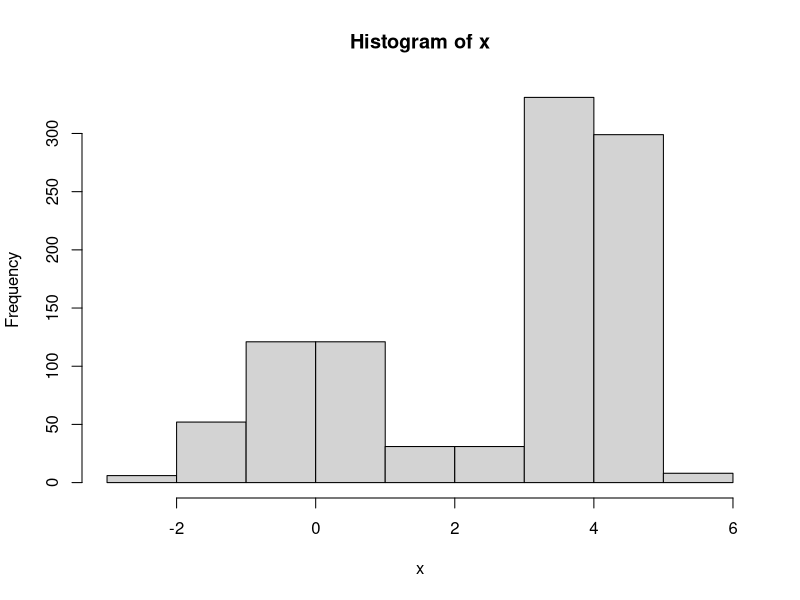
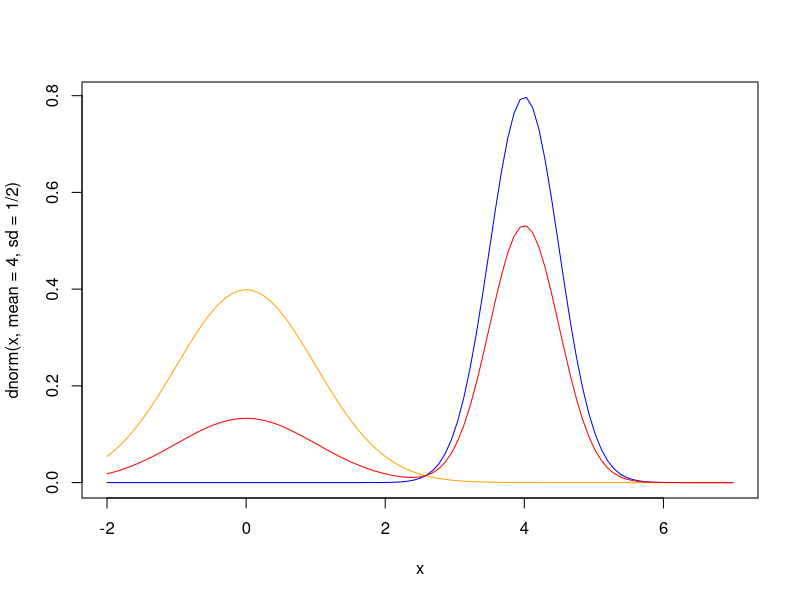
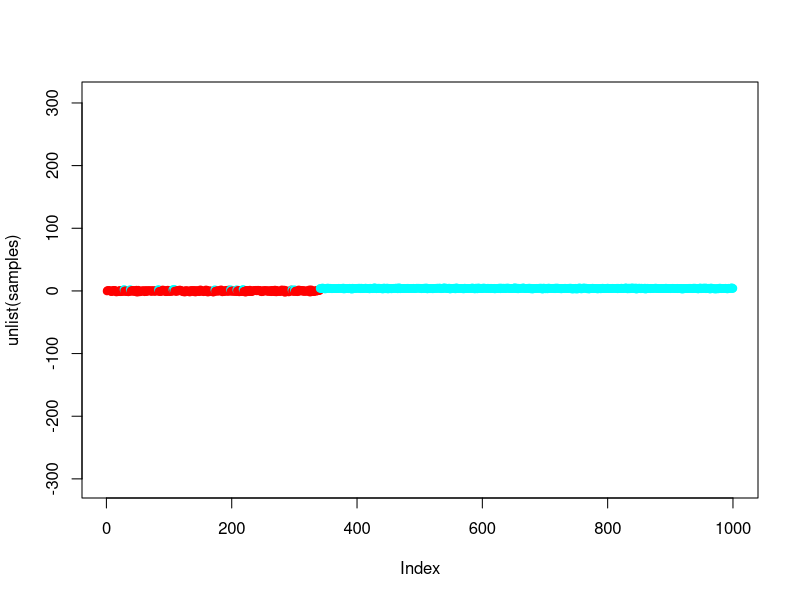
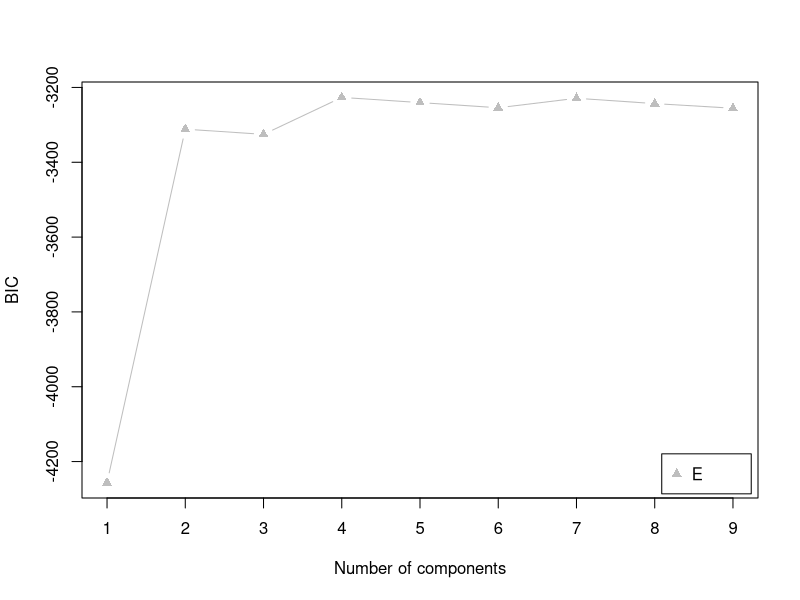
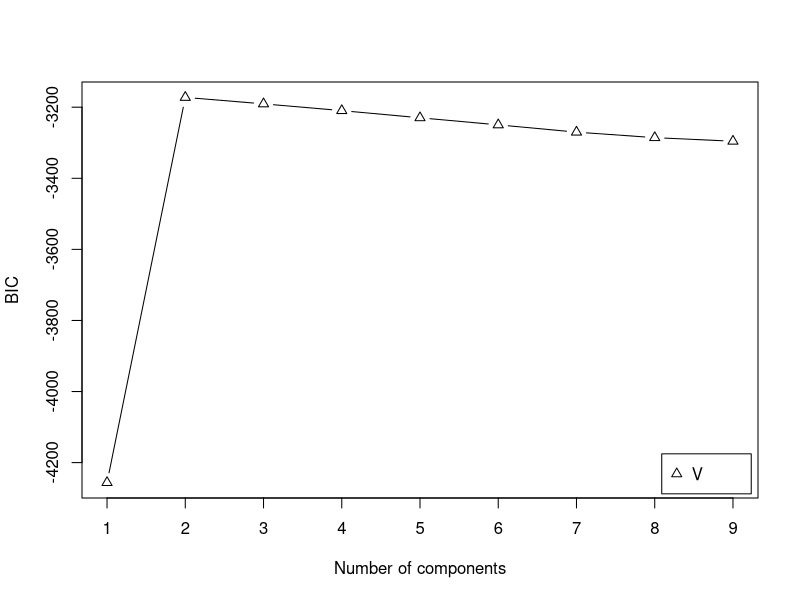
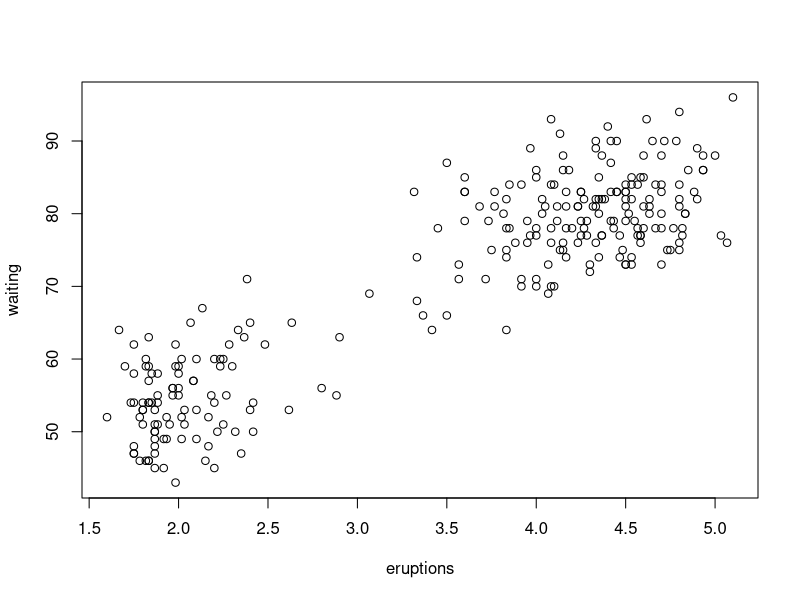
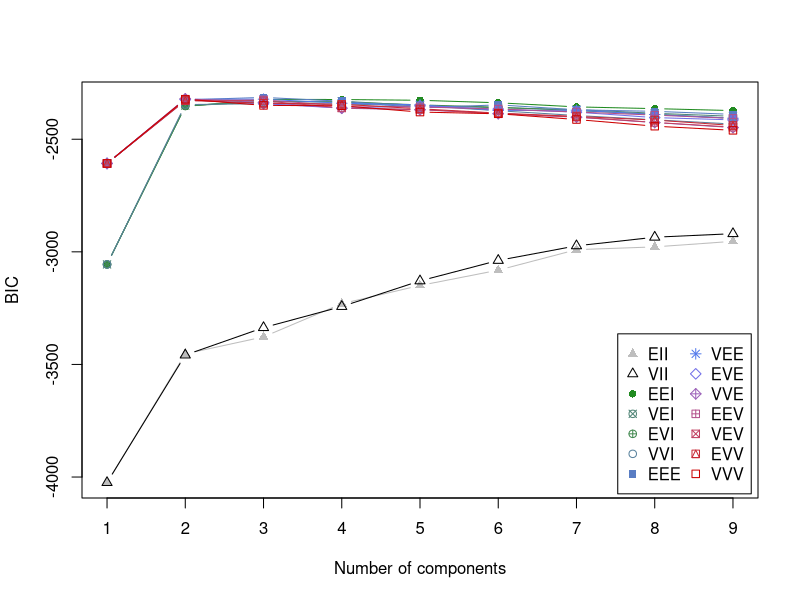
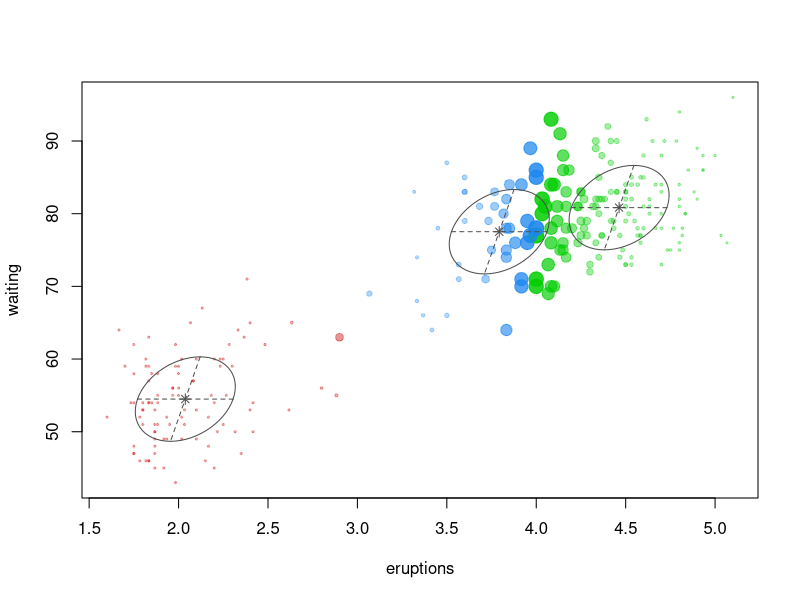

These charts were generated, in order, by the following R code:
## ---- chunk 1
knitr::opts_chunk$set(echo = TRUE)
## ---- chunk 2
#a)
library(mclust)
nks = rmultinom(1, 1000, prob = c(1/3, 2/3))
means = c(0,4)
sds = c(1,1/2)
samples = mapply(function(nk, mean, sd){rnorm(nk, mean, sd)}, nks, means, sds)
x = unlist(samples)
hist(x)

# Draw the distribution
curve(dnorm(x, mean = 4, sd = 1/2), -2, 7, col = "blue")
curve(dnorm(x, mean = 0, sd = 1), -2, 7, add = TRUE, col = "orange") # add = true let 2 dist displays on the same graphs

mixture = function(x){
  1/3*dnorm(x, mean = 0, sd = 1) + 2/3*dnorm(x, mean = 4, sd = 1/2)
}
curve(mixture(x),-2,7,add = TRUE, col = "red")
#b)
res.kmeans = kmeans(unlist(samples), 2, nstart = 10)
plot(unlist(samples), asp = 1, pch = 19, col = rainbow(2)[res.kmeans$cluster])
list.of.cluster = split(data.frame(x), res.kmeans$cluster)
#4)
res.E = Mclust(x, modelNames = "E")
plot(res.E, "BIC") #7
res.V = Mclust(x, modelNames = "V")
plot(res.V, "BIC") #2
## ---- chunk 3
#1)
data("faithful")
#2)
plot(faithful)
#3)
res = Mclust(faithful)
summary(res)
#4)
plot(res, "BIC")
plot(res, "uncertainty")
plot(res, "classification")
plot(res, "density")
#5)
image(as.matrix(dist(faithful)))
res = hclust(dist(faithful), method = "ward.D")
plot(res)
#6)
